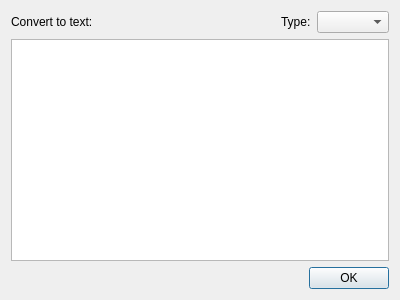
<?xml version="1.0" encoding="UTF-8"?>
<ui version="4.0">
 <class>ToneTextDialog</class>
 <widget class="QDialog" name="ToneTextDialog">
  <property name="geometry">
   <rect>
    <x>0</x>
    <y>0</y>
    <width>400</width>
    <height>300</height>
   </rect>
  </property>
  <property name="windowTitle">
   <string>Convert to text</string>
  </property>
  <layout class="QGridLayout" name="gridLayout">
   <item row="0" column="1">
    <spacer name="horizontalSpacer">
     <property name="orientation">
      <enum>Qt::Horizontal</enum>
     </property>
     <property name="sizeHint" stdset="0">
      <size>
       <width>40</width>
       <height>20</height>
      </size>
     </property>
    </spacer>
   </item>
   <item row="0" column="0">
    <widget class="QLabel" name="label">
     <property name="text">
      <string>Convert to text:</string>
     </property>
    </widget>
   </item>
   <item row="0" column="2">
    <widget class="QLabel" name="label_2">
     <property name="text">
      <string>Type:</string>
     </property>
    </widget>
   </item>
   <item row="0" column="3">
    <widget class="QComboBox" name="comboBox"/>
   </item>
   <item row="1" column="0" colspan="4">
    <widget class="QTextEdit" name="textEdit"/>
   </item>
   <item row="2" column="0" colspan="4">
    <widget class="QDialogButtonBox" name="buttonBox">
     <property name="orientation">
      <enum>Qt::Horizontal</enum>
     </property>
     <property name="standardButtons">
      <set>QDialogButtonBox::Ok</set>
     </property>
    </widget>
   </item>
  </layout>
 </widget>
 <tabstops>
  <tabstop>comboBox</tabstop>
  <tabstop>textEdit</tabstop>
 </tabstops>
 <resources/>
 <connections>
  <connection>
   <sender>buttonBox</sender>
   <signal>accepted()</signal>
   <receiver>ToneTextDialog</receiver>
   <slot>accept()</slot>
   <hints>
    <hint type="sourcelabel">
     <x>257</x>
     <y>290</y>
    </hint>
    <hint type="destinationlabel">
     <x>157</x>
     <y>274</y>
    </hint>
   </hints>
  </connection>
  <connection>
   <sender>buttonBox</sender>
   <signal>rejected()</signal>
   <receiver>ToneTextDialog</receiver>
   <slot>reject()</slot>
   <hints>
    <hint type="sourcelabel">
     <x>325</x>
     <y>290</y>
    </hint>
    <hint type="destinationlabel">
     <x>286</x>
     <y>274</y>
    </hint>
   </hints>
  </connection>
 </connections>
</ui>
